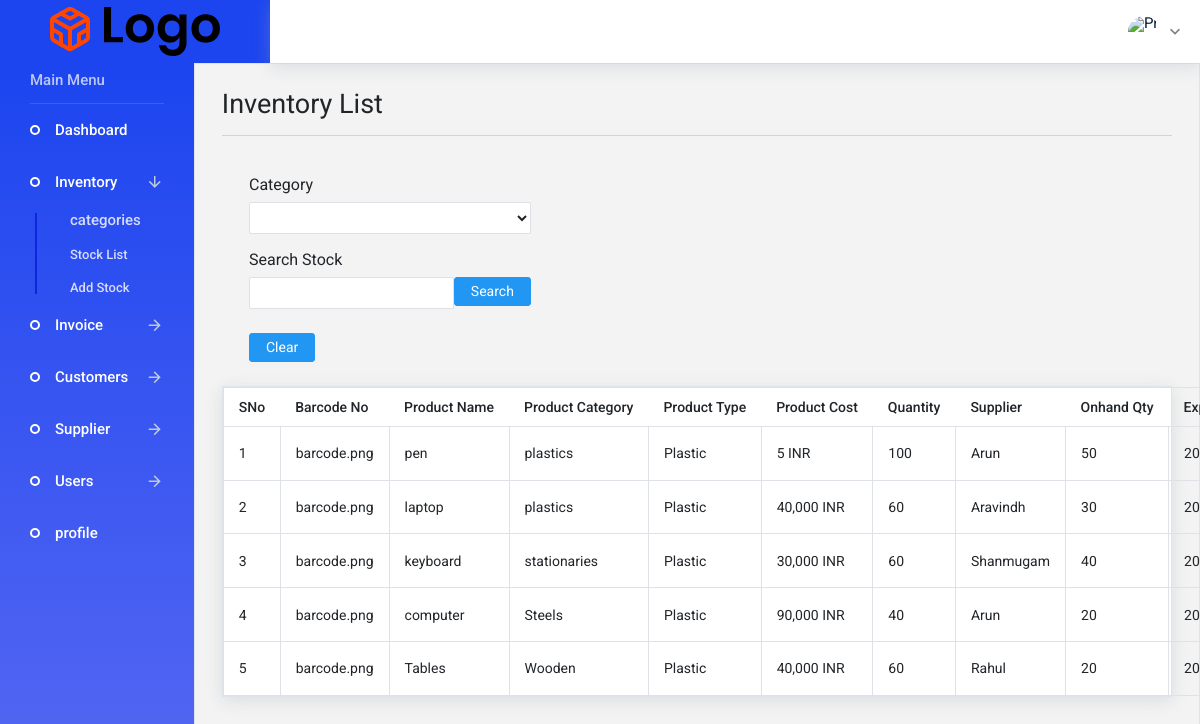
The app's page /admin/inventory.php, older data.
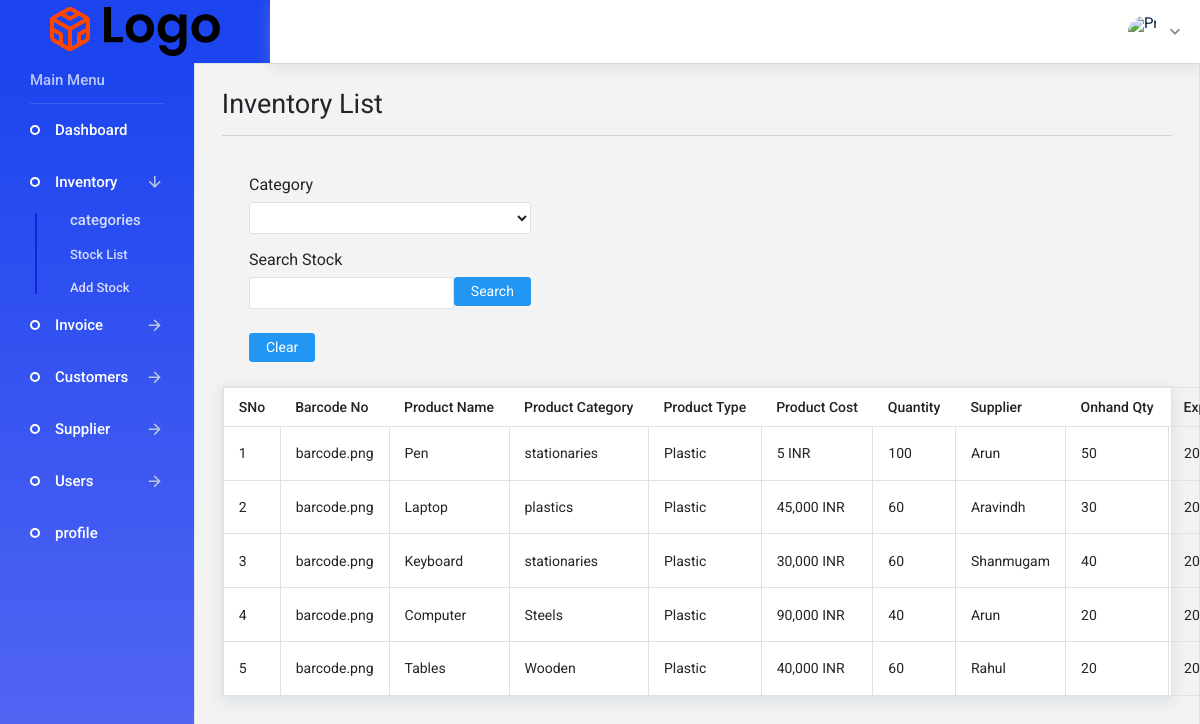
The same page, newer data.
### tables this page shows
CREATE TABLE `stock` (
  `stock_id` int(11) NOT NULL,
  `barcode_no` text NOT NULL,
  `product_name` varchar(33) NOT NULL,
  `product_category` varchar(33) NOT NULL,
  `product_type` varchar(33) NOT NULL,
  `product_cost` varchar(30) NOT NULL,
  `quantity` int(33) NOT NULL,
  `supplier` varchar(33) NOT NULL,
  `onhand_qty` int(33) NOT NULL,
  `expiry_date` date NOT NULL,
  `date_arrival` date NOT NULL
);

### admin/includes/stock_list.php (the view, shortened to what the changed rows need)
    <div class="card">
       <table  cellpadding="50" cellspacing="5" class="table table-bordered table-hover">
             <thead>
                   <tr>
                       <th>SNo</th>
                       <th>Barcode No</th>
                       <th>Product Name</th>
                       <th>Product Category</th>
                       <th>Product Type</th>
                       <th>Product Cost</th>
                       <th>Quantity</th>
                       <th>Supplier</th>
                       <th>Onhand Qty</th>
                       <th>Expiry Date</th>
                   </tr>
               </thead>
               <tbody>
    <?php
           if (isset($_POST['submit'])){
               $search=$_POST['search'];
             $product="SELECT * FROM stock WHERE product_name LIKE '%$search%' ";
             $search_product=mysqli_query($connection, $product);
                if(!$search_product){
                   die("QUERY FAILED" . mysqli_error($connection));
               }
               $count=mysqli_num_rows($search_product);
               if($count == 0){
               echo "<center><h3 style='color:#ffa500'>NO Stock Available</h3><center>";
           }
           else{
            while($row=mysqli_fetch_assoc($search_product)){
                   $stock_id=$row['stock_id'];
                   $barcode_no=$row['barcode_no'];
                   $product_name=$row['product_name'];
                   $product_category=$row['product_category'];
                   $product_type=$row['product_type'];
                   $product_cost=$row['product_cost'];
                   $quantity=$row['quantity'];
                   $supplier=$row['supplier'];
                   $onhand_qty=$row['onhand_qty'];
                   $expiry_date=$row['expiry_date'];
                   $date_arrival=$row['date_arrival'];
                   echo "<tr>";
                   echo "<td>$stock_id</td>";
                   echo "<td>$barcode_no</td>";
                   echo "<td>$product_name</td>";
                   echo "<td>$product_category</td>";
                   echo "<td>$product_type</td>";
                   echo "<td>$product_cost</td>";
                   echo "<td>$quantity</td>";
                   echo "<td>$supplier</td>";
                   echo "<td>$onhand_qty</td>";
                   echo "<td>$expiry_date</td>";
                   echo "<td>$date_arrival</td>";
   echo "<td><a class='btn btn-primary' href='inventory.php?source=edit_stock&edit_stock={$stock_id}'>Edit</a></td>";
   echo "<td><a class='btn btn-danger' onClick=\"javascript:return confirm('Are you Sure you want to delete');\"href='inventory.php?delete={$stock_id}'>Delete</a></td>";
                   echo "</tr>";
                   }
                 }
               }
                else{
                   $query="SELECT * FROM stock ";
                   $select_query=mysqli_query($connection,$query);
                   while($row=mysqli_fetch_assoc($select_query)){
                   $stock_id=$row['stock_id'];
                   $barcode_no=$row['barcode_no'];
                   $product_name=$row['product_name'];
                   $product_category=$row['product_category'];
                   $product_type=$row['product_type'];
                   $product_cost=$row['product_cost'];
                   $quantity=$row['quantity'];
                   $supplier=$row['supplier'];
                   $onhand_qty=$row['onhand_qty'];
                   $expiry_date=$row['expiry_date'];
                   echo "<tr>";
                   echo "<td>$stock_id</td>";
                   echo "<td>$barcode_no</td>";
                   echo "<td>$product_name</td>";
                   echo "<td>$product_category</td>";
                   echo "<td>$product_type</td>";
                   echo "<td>$product_cost INR</td>";
                   echo "<td>$quantity</td>";
                   echo "<td>$supplier</td>";
                   echo "<td>$onhand_qty</td>";
                   echo "<td>$expiry_date</td>";
                   echo "</tr>";
                   }
                }
           ?>
       </tbody>
</table>
</div>

Row changes from the older to the newer data that the page shows:
changed stock id 1: product_name "pen" → "Pen"; product_category "plastics" → "stationaries"
changed stock "plastics": product_name "laptop" → "Laptop"; product_cost "40,000" → "45,000"
changed stock "Shanmugam": product_name "keyboard" → "Keyboard"
changed stock "Steels": product_name "computer" → "Computer"
